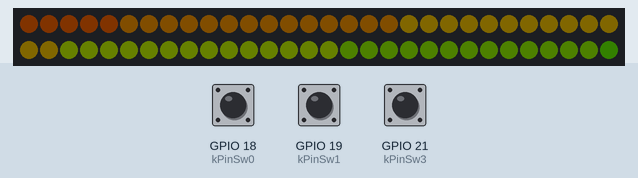
Recording of a sketch running on a simulated ESP32. Parts: 60 RGB LEDs in strip order, left to right, continuing on the next row. Inputs (shaded band) come from the test bench; at power-on: GPIO 18 (kPinSw0) HIGH, GPIO 19 (kPinSw1) HIGH, GPIO 21 (kPinSw3) HIGH. Dim RGB values are drawn brighter than linear.

Above: at 1.7 s.
1.8 s: GPIO 18 (kPinSw0) pulled LOW for 1 s
3.4 s: GPIO 19 (kPinSw1) pulled LOW for 3.2 s
At 3.4 s:
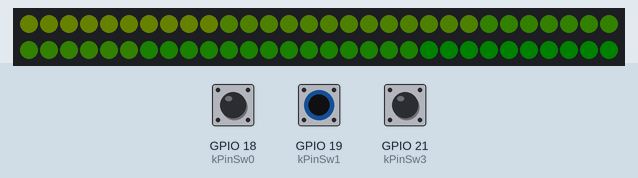
7.2 s: GPIO 21 (kPinSw3) pulled LOW for 0.15 s
7.9 s: GPIO 18 (kPinSw0) pulled LOW for 0.15 s
At 8.06 s:
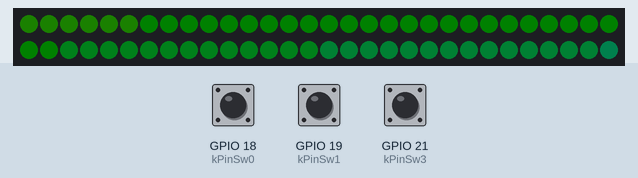
8.6 s: GPIO 19 (kPinSw1) pulled LOW for 0.15 s
9.3 s: GPIO 21 (kPinSw3) pulled LOW for 1 s
At 9.3 s:
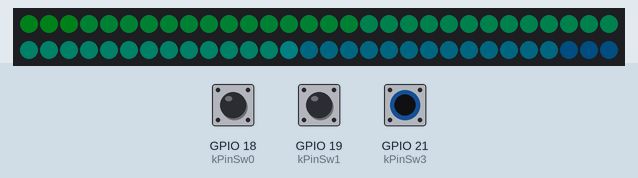
At 11.43 s:
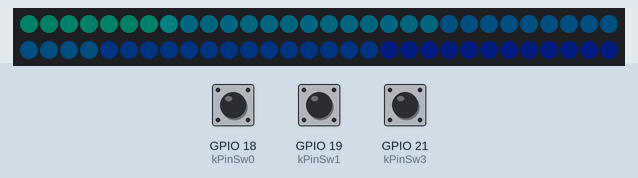
Timing chart, 0 to 12.9 s (numbered marks = the images above; inputs shaded):
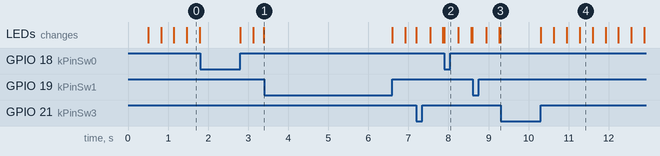

The sketch:

SevenSegment.ino
```cpp
#include <Freenove_WS2812_Lib_for_ESP32.h>

// pinning for ESP32E module

// "v5v_sense=ADC1_CH7, 7",
// "i2c=I2CEXT0",
// "i2c.scl=GPIO33, 9",
// "i2c.sda=GPIO32, 8",
// "sw0=GPIO18, 30",
// "sw1=GPIO19, 31",
// "sw3=GPIO21, 33",
// "rgb=GPIO27, 12",
// "spk=GPIO5, 29",

// int kPinLedRed = 14;
// int kPinLedGrn = 27;
// int kPinLedBlu = 12;
// int kPinSw = 13;

// int kPinOutput = 4;

int kPinSw0 = 18;
int kPinSw1 = 19;
int kPinSw3 = 21;
int kPinNeopixel = 27;

int kLedsPerSeg = 2;
int kOffsetDigit1 = 0;
int kOffsetDigit2 = 14;
int kOffsetMeta = 28;
int kOffsetColon = 30;
int kOffsetDigit3 = 32;
int kOffsetDigit4 = 46;
int kLedsCount = kOffsetDigit4 + 2 * 7;


Freenove_ESP32_WS2812 Neopixels(kLedsCount, kPinNeopixel, 0, TYPE_GRB);


void hsv_to_rgb_uint8(uint16_t h_cdeg, uint8_t s, uint8_t v,
    uint8_t *r_out, uint8_t *g_out, uint8_t *b_out) {
  uint8_t C = (uint16_t)v * s / 255;
  int32_t h_millipct = (((int32_t)h_cdeg * 10 / 60) % 2000) - 1000;  // 1000x
  uint16_t X = C * (1000 - abs(h_millipct)) / 1000;
  uint16_t m = v - C;

  h_cdeg = h_cdeg % 36000;
  if (0 <= h_cdeg && h_cdeg < 6000) {
    *r_out = C;  *g_out = X;  *b_out = 0;
  } else if (6000 <= h_cdeg && h_cdeg < 12000) {
    *r_out = X;  *g_out = C;  *b_out = 0;
  } else if (12000 <= h_cdeg && h_cdeg < 18000) {
    *r_out = 0;  *g_out = C;  *b_out = X;
  } else if (18000 <= h_cdeg && h_cdeg < 24000) {
    *r_out = 0;  *g_out = X;  *b_out = C;
  } else if (24000 <= h_cdeg && h_cdeg < 30000) {
    *r_out = X;  *g_out = 0;  *b_out = C;
  } else {  // 300 <= H < 360
    *r_out = C;  *g_out = 0;  *b_out = X;
  }
  *r_out = *r_out + m;
  *g_out = *g_out + m;
  *b_out = *b_out + m;
}


void setup() {
    pinMode(kPinSw0, INPUT_PULLUP);
    pinMode(kPinSw1, INPUT_PULLUP);
    pinMode(kPinSw3, INPUT_PULLUP);

    Neopixels.begin();
    Neopixels.setBrightness(25);

    // start up with all lights white
    for (int i = 0; i < kLedsCount; i++) {
      Neopixels.setLedColorData(i, 255, 255, 255);
    }
    Neopixels.show();

    delay(500);
}

int counter = 0;


void loop() {
  Neopixels.setBrightness(5);

  while(!digitalRead(kPinSw0) || !digitalRead(kPinSw1) || !digitalRead(kPinSw3));  // freeze when switch is down

  for (int i = 0; i < kLedsCount; i++) {
    uint8_t r, g, b;
    hsv_to_rgb_uint8((counter + i) * 90, 255, 255, &r, &g, &b);
    Neopixels.setLedColorData(i, r, g, b);
  }
  Neopixels.show();
  counter = counter + 1;

  delay(25);
}
```
